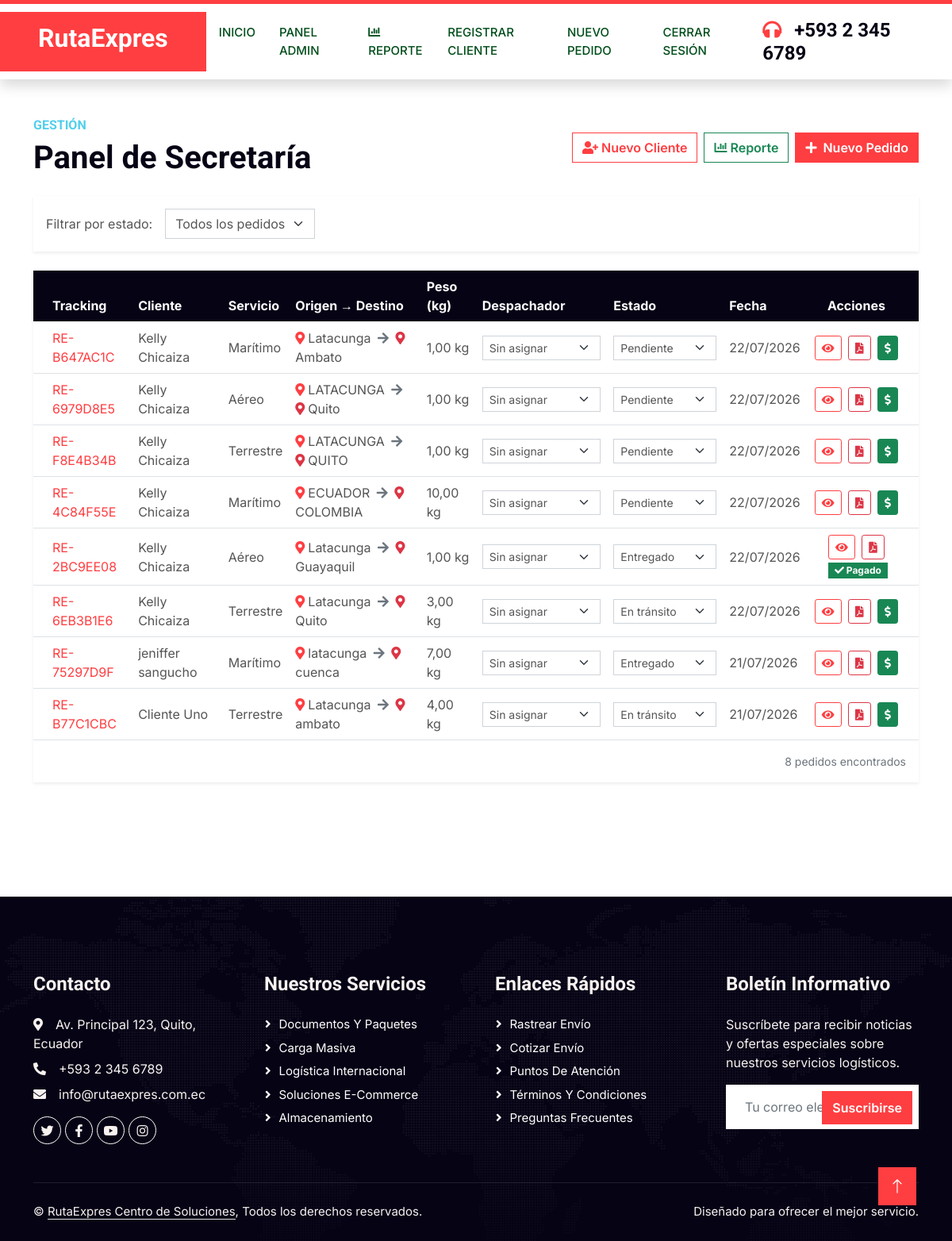
The page /pedidos/ (signed in) on the database its author committed.
### pedido/models.py (models this page shows, shortened)
class Pedido(models.Model):
    TIPO_SERVICIO_CHOICES = [
        ('aereo', 'Aéreo'),
        ('maritimo', 'Marítimo'),
        ('terrestre', 'Terrestre'),
        ('tren', 'Tren'),
    ]
    ESTADO_CHOICES = [
        ('pendiente', 'Pendiente'),
        ('en_transito', 'En tránsito'),
        ('entregado', 'Entregado'),
        ('cancelado', 'Cancelado'),
    ]
    cliente = models.ForeignKey(
        Cliente,
        on_delete=models.PROTECT,
        related_name='pedidos',
        verbose_name='Cliente'
    )
    numero_tracking = models.CharField(
        max_length=20,
        unique=True,
        default=generar_tracking,
        editable=False,
        verbose_name='Número de tracking'
    )
    destinatario = models.CharField(
        max_length=100,
        verbose_name='Nombre del destinatario',
        default='Desconocido'
    )
    tipo_servicio = models.CharField(
        max_length=20,
        choices=TIPO_SERVICIO_CHOICES,
        verbose_name='Tipo de servicio'
    )
    origen = models.CharField(max_length=200, verbose_name='Origen')
    destino = models.CharField(max_length=200, verbose_name='Destino')
    descripcion_carga = models.TextField(verbose_name='Descripción de la carga')
    peso_kg = models.DecimalField(
        max_digits=8,
        decimal_places=2,
        verbose_name='Peso (kg)'
    )
    estado = models.CharField(
        max_length=20,
        choices=ESTADO_CHOICES,
        default='pendiente',
        verbose_name='Estado'
    )
    foto_producto = models.FileField(
        upload_to='productos/',
        null=True, blank=True,
        verbose_name='Foto del producto'
    )
    precio_envio = models.DecimalField(
        max_digits=8, decimal_places=2,
        null=True, blank=True,
        verbose_name='Precio de envío ($)'
    )
    METODO_PAGO_CHOICES = [
        ('efectivo', 'Efectivo en oficina'),
        ('transferencia', 'Transferencia bancaria'),
        ('tarjeta', 'Tarjeta de crédito/débito'),
    ]
    metodo_pago = models.CharField(
        max_length=20,
        choices=METODO_PAGO_CHOICES,
        null=True, blank=True,
        verbose_name='Método de pago'
    )
    comprobante_pago = models.FileField(
        upload_to='comprobantes/',
        null=True, blank=True,
        verbose_name='Comprobante de pago'
    )
    pago_confirmado = models.BooleanField(default=False, verbose_name='Pago confirmado')
    despachador = models.ForeignKey(
        User,
        on_delete=models.SET_NULL,
        null=True, blank=True,
        related_name='pedidos_asignados',
        verbose_name='Despachador asignado',
        limit_choices_to={'groups__name': 'Despachador'}
    )
    fecha_creacion = models.DateTimeField(auto_now_add=True, verbose_name='Fecha de creación')
    fecha_actualizacion = models.DateTimeField(auto_now=True, verbose_name='Última actualización')
    class Meta:
        verbose_name = 'Pedido'
        verbose_name_plural = 'Pedidos'
        ordering = ['-fecha_creacion']

class Cliente(models.Model):
    user = models.OneToOneField(User, on_delete=models.CASCADE, null=True, blank=True, verbose_name='Usuario asociado')
    nombre = models.CharField(max_length=100, verbose_name='Nombre')
    apellido = models.CharField(max_length=100, verbose_name='Apellido')
    email = models.EmailField(unique=True, verbose_name='Correo electrónico')
    telefono = models.CharField(
        max_length=20,
        verbose_name='Teléfono',
        validators=[RegexValidator(
            regex=r'^\+?1?\d{7,15}$',
            message='Ingrese un número de teléfono válido (7-15 dígitos).'
        )]
    )
    direccion = models.TextField(verbose_name='Dirección')
    fecha_registro = models.DateTimeField(auto_now_add=True, verbose_name='Fecha de registro')
    class Meta:
        verbose_name = 'Cliente'
        verbose_name_plural = 'Clientes'
        ordering = ['-fecha_registro']

### pedido/views.py (the view, shortened to what this page needs)
# urls.py: path('pedidos/', views.lista_pedidos, name='lista_pedidos'),
@login_required(login_url='iniciar_sesion')
def lista_pedidos(request):
    es_secretario = request.user.groups.filter(name='Secretario').exists() or request.user.is_staff
    es_despachador = request.user.groups.filter(name='Despachador').exists()
    es_rol_interno = es_secretario or es_despachador
    if not es_rol_interno:
        messages.error(request, 'No tienes permisos para acceder al Panel.')
        return redirect('panel_cliente')
    estado_filtro = request.GET.get('estado', '')
    if es_despachador:
        pedidos = Pedido.objects.select_related('cliente').filter(despachador=request.user)
    else:
        pedidos = Pedido.objects.select_related('cliente').all()
    if estado_filtro:
        pedidos = pedidos.filter(estado=estado_filtro)
    despachadores = []
    if es_secretario:
        from django.contrib.auth.models import Group
        grupo = Group.objects.filter(name='Despachador').first()
        if grupo:
            despachadores = grupo.user_set.all()
    return render(request, 'lista_pedidos.html', {
        'pedidos': pedidos,
        'estado_filtro': estado_filtro,
        'estado_choices': Pedido.ESTADO_CHOICES,
        'es_secretario': es_secretario,
        'es_despachador': es_despachador,
        'despachadores': despachadores,
    })

### pedido/templates/lista_pedidos.html (shortened to what this page needs)
{% extends './plantillaPrin.html' %}
{% load static %}
{% block contenido %}
<div class="container py-5">
    <div class="d-flex justify-content-between align-items-center mb-4 wow fadeInUp" data-wow-delay="0.1s">
        <div>
            <h6 class="text-secondary text-uppercase">Gestión</h6>
            <h1 class="mb-0">
                {% if es_secretario %}Panel de Secretaría{% elif es_despachador %}Panel de Despacho{% else %}Panel de Administración{% endif %}
            </h1>
        </div>
        <div class="d-flex gap-2">
            {% if es_secretario %}
            <a href="{% url 'registrar_cliente' %}" class="btn btn-outline-primary">
                <i class="fa fa-user-plus me-1"></i>Nuevo Cliente
            </a>
            <a href="{% url 'reporte_global' %}" class="btn btn-outline-success">
                <i class="fa fa-chart-bar me-1"></i>Reporte
            </a>
            {% endif %}
            <a href="{% url 'registrar_pedido' %}" class="btn btn-primary">
                <i class="fa fa-plus me-2"></i>Nuevo Pedido
            </a>
        </div>
    </div>
    <div class="card border-0 shadow-sm mb-4 wow fadeInUp" data-wow-delay="0.2s">
        <div class="card-body py-3">
            <form method="get" class="d-flex align-items-center gap-3 flex-wrap">
                <label class="fw-semibold mb-0">Filtrar por estado:</label>
                <select name="estado" class="form-select w-auto" onchange="this.form.submit()">
                    <option value="">Todos los pedidos</option>
                </select>
            </form>
        </div>
    </div>
    <div class="card border-0 shadow-sm wow fadeInUp" data-wow-delay="0.3s">
        <div class="card-body p-0">
            {% if pedidos %}
            <div class="table-responsive">
                <table id="tblPedidos" class="table table-hover align-middle mb-0">
                    <thead class="table-dark">
                        <tr>
                            <th class="ps-4">Tracking</th>
                            <th>Cliente</th>
                            <th>Servicio</th>
                            <th>Origen → Destino</th>
                            <th>Peso (kg)</th>
                            {% if es_secretario %}<th>Despachador</th>{% endif %}
                            <th>Estado</th>
                            <th>Fecha</th>
                            <th class="text-center pe-4">Acciones</th>
                        </tr>
                    </thead>
                    <tbody>
                        {% for pedido in pedidos %}
                        <tr>
                            <td class="ps-4 fw-semibold text-primary">{{ pedido.numero_tracking }}</td>
                            <td>{{ pedido.cliente.nombre }} {{ pedido.cliente.apellido }}</td>
                            <td>{{ pedido.get_tipo_servicio_display }}</td>
                            <td>
                                <i class="fa fa-map-marker-alt text-primary me-1"></i>{{ pedido.origen }}
                                <i class="fa fa-arrow-right mx-1 text-muted"></i>
                                <i class="fa fa-map-marker-alt text-danger me-1"></i>{{ pedido.destino }}
                            </td>
                            <td>{{ pedido.peso_kg }} kg</td>
                            {% if es_secretario %}
                            <td>
                                <form method="post" action="{% url 'asignar_despachador' pedido.numero_tracking %}">
                                    <select name="despachador_id" class="form-select form-select-sm" style="min-width:130px" onchange="this.form.submit()">
                                        <option value="">Sin asignar</option>
                                    </select>
                                </form>
                            </td>
                            {% endif %}
                            <td>
                                <form method="post" action="{% url 'lista_pedidos' %}" class="d-flex align-items-center gap-1">
                                    <select name="nuevo_estado"
                                            class="form-select form-select-sm"
                                            style="min-width:130px"
                                            onchange="this.form.submit()"
                                            title="Cambiar estado">
                                        {% for valor, etiqueta in estado_choices %}
                                            {% if es_secretario %}
                                                <option value="{{ valor }}" {% if pedido.estado == valor %}selected{% endif %}>{{ etiqueta }}</option>
                                            {% endif %}
                                        {% endfor %}
                                    </select>
                                </form>
                            </td>
                            <td>{{ pedido.fecha_creacion|date:"d/m/Y" }}</td>
                            <td class="text-center pe-4">
                                <a href="{% url 'detalle_pedido' pedido.numero_tracking %}"
                                   class="btn btn-sm btn-outline-primary" title="Ver detalle">
                                    <i class="fa fa-eye"></i>
                                </a>
                                <a href="{% url 'descargar_orden_pdf' pedido.numero_tracking %}"
                                   target="_blank"
                                   class="btn btn-sm btn-outline-danger ms-1" title="Descargar PDF">
                                    <i class="fa fa-file-pdf"></i>
                                </a>
                                {% if es_secretario %}
                                    {% if not pedido.pago_confirmado and pedido.estado != 'cancelado' %}
                                    <form method="post" action="{% url 'lista_pedidos' %}" class="d-inline ms-1">
                                        <button type="submit" class="btn btn-sm btn-success" title="Confirmar pago">
                                            <i class="fa fa-dollar-sign"></i>
                                        </button>
                                    </form>
                                    {% elif pedido.pago_confirmado %}
                                    <span class="badge bg-success ms-1" title="Pago confirmado">
                                        <i class="fa fa-check"></i> Pagado
                                    </span>
                                    {% else %}
                                    <span class="badge bg-danger ms-1" title="Cancelado">
                                        <i class="fa fa-ban"></i>
                                    </span>
                                    {% endif %}
                                {% endif %}
                            </td>
                        </tr>
                        {% endfor %}
                    </tbody>
                </table>
            </div>
            <div class="p-3 text-muted small text-end">
                {{ pedidos|length }} pedido{{ pedidos|length|pluralize }} encontrado{{ pedidos|length|pluralize }}
            </div>
            {% endif %}
        </div>
    </div>
</div>
{% endblock %}

### rows shown on the page
Pedido: numero_tracking "RE-B647AC1C", cliente.nombre "Kelly", cliente.apellido "Chicaiza", tipo_servicio "Marítimo", origen "Latacunga", destino "Ambato", peso_kg "1,00", nuevo_estado "Pendiente", fecha_creacion "22/07/2026"
Pedido: numero_tracking "RE-6979D8E5", cliente.nombre "Kelly", cliente.apellido "Chicaiza", tipo_servicio "Aéreo", origen "LATACUNGA", destino "Quito", peso_kg "1,00", nuevo_estado "Pendiente", fecha_creacion "22/07/2026"
Pedido: numero_tracking "RE-F8E4B34B", cliente.nombre "Kelly", cliente.apellido "Chicaiza", tipo_servicio "Terrestre", origen "LATACUNGA", destino "QUITO", peso_kg "1,00", nuevo_estado "Pendiente", fecha_creacion "22/07/2026"
Pedido: numero_tracking "RE-4C84F55E", cliente.nombre "Kelly", cliente.apellido "Chicaiza", tipo_servicio "Marítimo", origen "ECUADOR", destino "COLOMBIA", peso_kg "10,00", nuevo_estado "Pendiente", fecha_creacion "22/07/2026"
Pedido: numero_tracking "RE-2BC9EE08", cliente.nombre "Kelly", cliente.apellido "Chicaiza", tipo_servicio "Aéreo", origen "Latacunga", destino "Guayaquil", peso_kg "1,00", nuevo_estado "Entregado", fecha_creacion "22/07/2026", pago_confirmado True (drawn)
Pedido: numero_tracking "RE-6EB3B1E6", cliente.nombre "Kelly", cliente.apellido "Chicaiza", tipo_servicio "Terrestre", origen "Latacunga", destino "Quito", peso_kg "3,00", nuevo_estado "En tránsito", fecha_creacion "22/07/2026"
Pedido: numero_tracking "RE-75297D9F", cliente.nombre "jeniffer", cliente.apellido "sangucho", tipo_servicio "Marítimo", origen "latacunga", destino "cuenca", peso_kg "7,00", nuevo_estado "Entregado", fecha_creacion "21/07/2026"
Pedido: numero_tracking "RE-B77C1CBC", cliente.nombre "Cliente", cliente.apellido "Uno", tipo_servicio "Terrestre", origen "Latacunga", destino "ambato", peso_kg "4,00", nuevo_estado "En tránsito", fecha_creacion "21/07/2026"

### other values the page prints
{{ pedidos|length }} "8"
